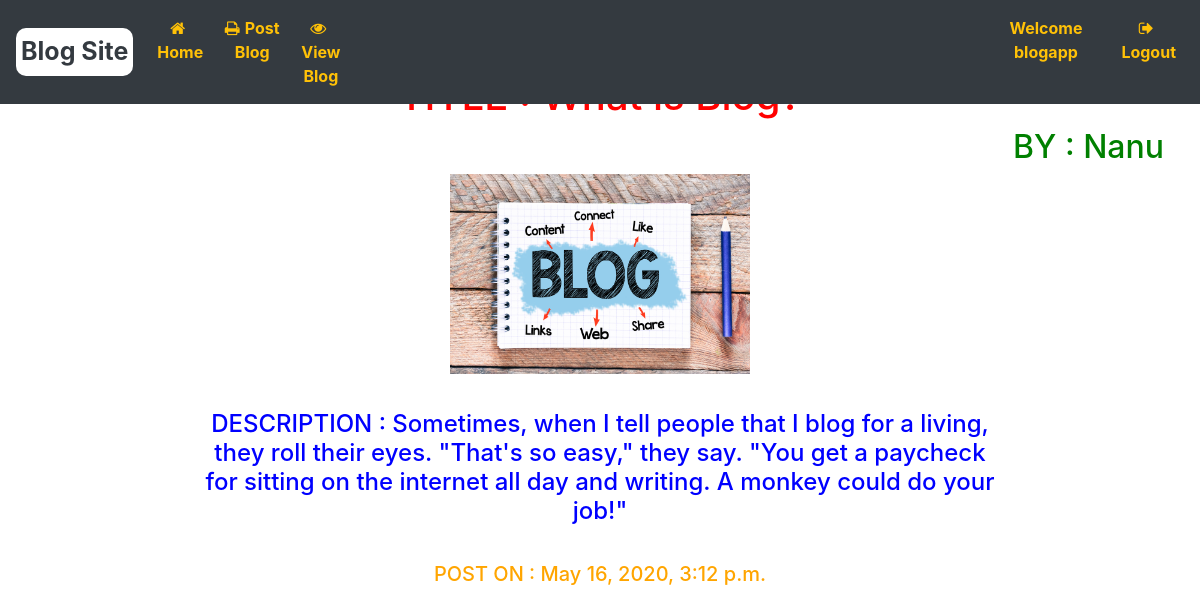
/Detail_View/4 (signed in), run on the app's committed database.
### Blog_App/models.py (models this page shows)
class Post_blog_form(models.Model):
    Title = models.CharField(max_length=200)
    Description = models.TextField()
    Pic = models.FileField(upload_to='images/')
    Author = models.CharField(max_length=50)
    Date_time = models.DateTimeField(default=datetime.now)

### Blog_App/views.py (the view)
# urls.py: path('Detail_View/<id>',views.DetailView),
def DetailView(request,id):
    blog_list=Post_blog_form.objects.get(id=id)
    blog_dict={'Blog':blog_list}
    if request.method=='POST':
        blog_list.delete()
        blog_dict.update({'msg':'Blog Deleted Successfully'})
    return render(request,'Blog_App/Detail_View.html',context=blog_dict)

### templates/Blog_App/Detail_View.html (shortened to what this page needs)
{% extends 'Blog_App/base.html' %}
{% load static%}
{% block parentblock %}
{% if Blog %}
<h1 id="ab">TITLE : {{Blog.Title}}</h1>
<h2>BY : {{Blog.Author}}</h2>
<img src="{{Blog.Pic.url}}" height="100px" width="150px" alt="Blog Image">
<h4>DESCRIPTION : {{Blog.Description}}</h4>
<h5>POST ON : {{Blog.Date_time}}</h5>
{%endif%}
{%endblock%}

### templates/Blog_App/base.html (shortened to what this page needs)
{% load static %}
<!DOCTYPE html>
<html lang="en" dir="ltr">
  <head>
  <link rel="stylesheet" href="https://maxcdn.bootstrapcdn.com/bootstrap/4.4.1/css/bootstrap.min.css">
  <link href="https://stackpath.bootstrapcdn.com/font-awesome/4.7.0/css/font-awesome.min.css" rel="stylesheet">
</head>
    <nav class="navbar fixed-top navbar-expand-md bg-dark navbar-dark">
  <a class="navbar-brand text-dark a" href="#">Blog Site</a>
  <div class="collapse navbar-collapse text-center" id="collapsibleNavbar">
    <ul class="navbar-nav ml-auto">
      {% if request.user.is_authenticated is True %}
      <li class="nav-item">
        <a class="nav-link text-warning " href="/"><i class="fa fa-home" aria-hidden="true"></i>Home</a>
      </li>
      <li class="nav-item">
        <a class="nav-link text-warning" href="/Post_blog_frm"><i class="fa fa-print" aria-hidden="true"></i>Post Blog</a>
      </li>
      <li class="nav-item">
        <a class="nav-link text-warning bwel" href="/View_Post"><i class="fa fa-eye" aria-hidden="true"></i>View Blog</a>
      </li>
      <li class="nav-item">
        <a class="nav-link text-warning use" href="/">Welcome <span>{{user}}</span></a>
      </li>
      <li class="nav-item">
        <a class="nav-link text-warning " href="/accounts/logout"><i class="fa fa-sign-out" aria-hidden="true"></i>Logout</a>
      </li>
      {%endif%}
    </ul>
  </div>
</nav>
{% block parentblock %}
{% endblock %}
</html>

### templates/Blog_App/base.html (style rules this page uses)
.a { padding:5px; display: block; font-weight: bold; font-size: 25px; border-radius: 10px; background: white; }
a { font-weight: bold; }
i { margin-right:5px; }
.nav-link { transition: 1s; }
.bwel { margin-right: 640px; }
.use { margin-right: 10px; }

### templates/Blog_App/Detail_View.html (style rules this page uses)
#ab { margin-top:6%; text-align: center; color: red; }
h2 { text-align:right; color:green; margin-right:3%; }
img { display:block; margin-left: auto; margin-right: auto; width:300px; height:200px; }
h4 { margin-top: 3%; margin-left: auto; margin-right: auto; display: block; color: blue; width: 800px; text-align:center; }
h5 { text-align: center; margin-top:3%; color: orange; }

### data on the page
Post_blog_form: Author "Nanu", Pic (picture), Description "Sometimes, when I tell people that I blog for a living, they roll their eyes. \"That's so easy,\" they say. \"You get a paycheck for sitting on the internet all day and writing. A monkey could do your job!\"", Date_time "May 16, 2020, 3:12 p.m."

### other printed values
{{ user }} "blogapp"
